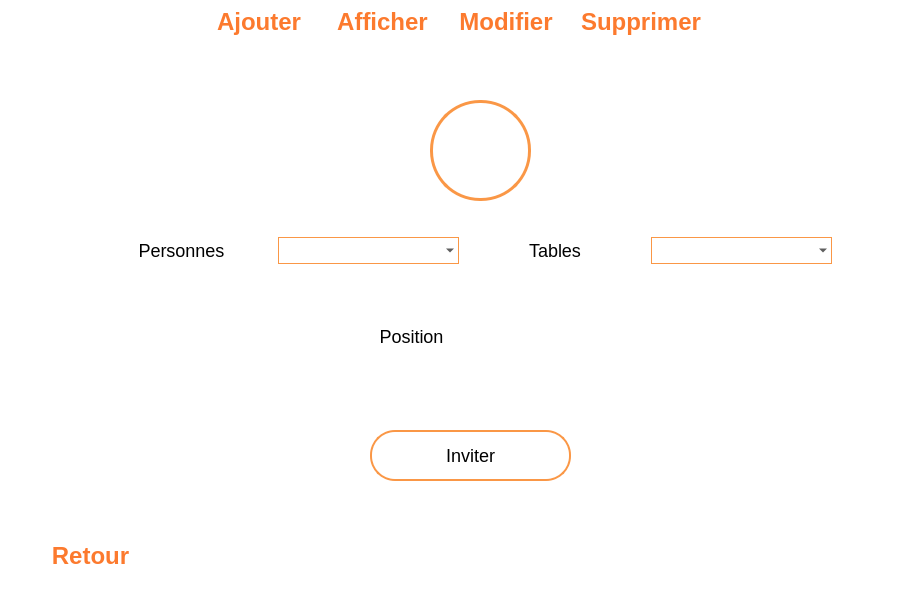
<?xml version="1.0" encoding="UTF-8"?>
<ui version="4.0">
 <class>Invitation</class>
 <widget class="QWidget" name="Invitation">
  <property name="geometry">
   <rect>
    <x>0</x>
    <y>0</y>
    <width>915</width>
    <height>595</height>
   </rect>
  </property>
  <property name="windowTitle">
   <string>Form</string>
  </property>
  <property name="styleSheet">
   <string notr="true">background-color:white;</string>
  </property>
  <widget class="QPushButton" name="pushButton_Home2">
   <property name="geometry">
    <rect>
     <x>30</x>
     <y>540</y>
     <width>121</width>
     <height>31</height>
    </rect>
   </property>
   <property name="font">
    <font>
     <family>Arial</family>
     <pointsize>-1</pointsize>
     <weight>75</weight>
     <bold>true</bold>
    </font>
   </property>
   <property name="cursor">
    <cursorShape>PointingHandCursor</cursorShape>
   </property>
   <property name="styleSheet">
    <string notr="true">font-size:24px;
font-family:Arial;
border:none;

color:#fc7a2e;
margin:0 10px;
background-color:transparent;</string>
   </property>
   <property name="text">
    <string>Retour</string>
   </property>
  </widget>
  <widget class="QStackedWidget" name="stackedWidget">
   <property name="geometry">
    <rect>
     <x>0</x>
     <y>40</y>
     <width>915</width>
     <height>501</height>
    </rect>
   </property>
   <property name="styleSheet">
    <string notr="true"/>
   </property>
   <property name="currentIndex">
    <number>0</number>
   </property>
   <widget class="QWidget" name="page_Ajouter">
    <widget class="QLabel" name="bck_p1_invitation">
     <property name="geometry">
      <rect>
       <x>0</x>
       <y>10</y>
       <width>911</width>
       <height>491</height>
      </rect>
     </property>
     <property name="styleSheet">
      <string notr="true">image: url(:/img/img/business-people-working-illustration_23-2148474053.jpg);</string>
     </property>
     <property name="text">
      <string/>
     </property>
    </widget>
    <widget class="QFrame" name="frame">
     <property name="geometry">
      <rect>
       <x>70</x>
       <y>60</y>
       <width>781</width>
       <height>391</height>
      </rect>
     </property>
     <property name="styleSheet">
      <string notr="true">background-color:rgba(43,70,139,0.1);
border-radius:60px;
background-color:transparent;</string>
     </property>
     <property name="frameShape">
      <enum>QFrame::StyledPanel</enum>
     </property>
     <property name="frameShadow">
      <enum>QFrame::Raised</enum>
     </property>
     <widget class="QLabel" name="label_5">
      <property name="geometry">
       <rect>
        <x>360</x>
        <y>0</y>
        <width>101</width>
        <height>101</height>
       </rect>
      </property>
      <property name="cursor">
       <cursorShape>ArrowCursor</cursorShape>
      </property>
      <property name="layoutDirection">
       <enum>Qt::LeftToRight</enum>
      </property>
      <property name="styleSheet">
       <string notr="true">image: url(:/img/img/plus-circle-solid (1).svg);
border: 3px solid #fa9746;
border-radius:50%;
padding:10px;
</string>
      </property>
      <property name="text">
       <string/>
      </property>
     </widget>
     <widget class="QPushButton" name="pushButton">
      <property name="geometry">
       <rect>
        <x>300</x>
        <y>330</y>
        <width>201</width>
        <height>51</height>
       </rect>
      </property>
      <property name="cursor">
       <cursorShape>PointingHandCursor</cursorShape>
      </property>
      <property name="layoutDirection">
       <enum>Qt::LeftToRight</enum>
      </property>
      <property name="styleSheet">
       <string notr="true">font-size:18px;
font-family:Arial;
border:2px solid #fa9746;
border-radius:25px;
background-color:transparent;
</string>
      </property>
      <property name="text">
       <string>Inviter</string>
      </property>
      <property name="autoRepeat">
       <bool>false</bool>
      </property>
     </widget>
     <widget class="QWidget" name="layoutWidget">
      <property name="geometry">
       <rect>
        <x>21</x>
        <y>136</y>
        <width>741</width>
        <height>29</height>
       </rect>
      </property>
      <layout class="QHBoxLayout" name="horizontalLayout_2">
       <item>
        <widget class="QLabel" name="label">
         <property name="styleSheet">
          <string notr="true">font-size:18px;
font-family:Arial;
border:none;

color: black;
margin:0 10px;
background-color:transparent;</string>
         </property>
         <property name="text">
          <string>Personnes</string>
         </property>
         <property name="alignment">
          <set>Qt::AlignCenter</set>
         </property>
        </widget>
       </item>
       <item>
        <widget class="QComboBox" name="comboBox_personnes_ajouter">
         <property name="styleSheet">
          <string notr="true">font-size:18px;
font-family:Arial;
border:1px solid  #fa9746;
border- radius:3px;
padding: 1px 18px 1px 3px;</string>
         </property>
        </widget>
       </item>
       <item>
        <widget class="QLabel" name="label_2">
         <property name="styleSheet">
          <string notr="true">font-size:18px;
font-family:Arial;
border:none;

color: black;
margin:0 10px;
background-color:transparent;</string>
         </property>
         <property name="text">
          <string>Tables</string>
         </property>
         <property name="alignment">
          <set>Qt::AlignCenter</set>
         </property>
        </widget>
       </item>
       <item>
        <widget class="QComboBox" name="comboBox_tables_ajouter">
         <property name="styleSheet">
          <string notr="true">font-size:18px;
font-family:Arial;
border:1px solid  #fa9746;
border- radius:3px;
padding: 1px 18px 1px 3px;</string>
         </property>
        </widget>
       </item>
      </layout>
     </widget>
     <widget class="QWidget" name="layoutWidget">
      <property name="geometry">
       <rect>
        <x>290</x>
        <y>200</y>
        <width>211</width>
        <height>72</height>
       </rect>
      </property>
      <layout class="QGridLayout" name="gridLayout">
       <item row="0" column="1">
        <widget class="QRadioButton" name="radioButton">
         <property name="styleSheet">
          <string notr="true">background-color:transparent;
color:white;</string>
         </property>
         <property name="text">
          <string>1</string>
         </property>
        </widget>
       </item>
       <item row="1" column="0" rowspan="2">
        <widget class="QLabel" name="label_3">
         <property name="styleSheet">
          <string notr="true">font-size:18px;
font-family:Arial;
border:none;

color: black;
margin:0 10px;
background-color:transparent;</string>
         </property>
         <property name="text">
          <string>Position</string>
         </property>
         <property name="alignment">
          <set>Qt::AlignCenter</set>
         </property>
        </widget>
       </item>
       <item row="1" column="1">
        <widget class="QRadioButton" name="radioButton_2">
         <property name="styleSheet">
          <string notr="true">background-color:transparent;
color:white;</string>
         </property>
         <property name="text">
          <string>2</string>
         </property>
        </widget>
       </item>
       <item row="2" column="1">
        <widget class="QRadioButton" name="radioButton_3">
         <property name="styleSheet">
          <string notr="true">background-color:transparent;
color:white;</string>
         </property>
         <property name="text">
          <string>3</string>
         </property>
        </widget>
       </item>
       <item row="3" column="1">
        <widget class="QRadioButton" name="radioButton_4">
         <property name="styleSheet">
          <string notr="true">background-color:transparent;
color:white;</string>
         </property>
         <property name="text">
          <string>4</string>
         </property>
        </widget>
       </item>
      </layout>
     </widget>
    </widget>
   </widget>
   <widget class="QWidget" name="page_Afficher">
    <widget class="QLabel" name="bck_p2_invitation">
     <property name="geometry">
      <rect>
       <x>0</x>
       <y>10</y>
       <width>911</width>
       <height>491</height>
      </rect>
     </property>
     <property name="styleSheet">
      <string notr="true">font-size:25px</string>
     </property>
     <property name="text">
      <string/>
     </property>
    </widget>
    <widget class="QListView" name="listView">
     <property name="geometry">
      <rect>
       <x>290</x>
       <y>30</y>
       <width>401</width>
       <height>431</height>
      </rect>
     </property>
     <property name="styleSheet">
      <string notr="true">background-color:transparent;</string>
     </property>
    </widget>
   </widget>
   <widget class="QWidget" name="page_Modifier">
    <widget class="QLabel" name="bck_p3_invitation">
     <property name="geometry">
      <rect>
       <x>0</x>
       <y>0</y>
       <width>921</width>
       <height>491</height>
      </rect>
     </property>
     <property name="styleSheet">
      <string notr="true">image: url(:/img/img/young-people-illustrationjpg.jpg);
</string>
     </property>
     <property name="text">
      <string/>
     </property>
    </widget>
    <widget class="QFrame" name="frame_3">
     <property name="geometry">
      <rect>
       <x>90</x>
       <y>20</y>
       <width>781</width>
       <height>391</height>
      </rect>
     </property>
     <property name="styleSheet">
      <string notr="true">background-color:rgba(43,70,139,0.1);
border-radius:60px;
background-color:transparent;
</string>
     </property>
     <property name="frameShape">
      <enum>QFrame::StyledPanel</enum>
     </property>
     <property name="frameShadow">
      <enum>QFrame::Raised</enum>
     </property>
     <widget class="QLabel" name="label_16">
      <property name="geometry">
       <rect>
        <x>360</x>
        <y>10</y>
        <width>101</width>
        <height>101</height>
       </rect>
      </property>
      <property name="styleSheet">
       <string notr="true">
image: url(:/img/img/edit-solid (1).svg);
border: 3px solid #fa9746;
border-radius:50%;
padding:10px;
background-color:transparent;
</string>
      </property>
      <property name="text">
       <string/>
      </property>
     </widget>
     <widget class="QPushButton" name="pushButton_3">
      <property name="geometry">
       <rect>
        <x>320</x>
        <y>300</y>
        <width>201</width>
        <height>51</height>
       </rect>
      </property>
      <property name="styleSheet">
       <string notr="true">font-size:18px;
font-family:Arial;
border:2px solid #fa9746;
border-radius:25px;
background-color:transparent;
</string>
      </property>
      <property name="text">
       <string>Enregistrer</string>
      </property>
     </widget>
     <widget class="QWidget" name="layoutWidget_2">
      <property name="geometry">
       <rect>
        <x>20</x>
        <y>140</y>
        <width>741</width>
        <height>29</height>
       </rect>
      </property>
      <layout class="QHBoxLayout" name="horizontalLayout_3">
       <item>
        <widget class="QLabel" name="label_4">
         <property name="styleSheet">
          <string notr="true">font-size:18px;
font-family:Arial;
border:none;

color: grey;
margin:0 10px;
background-color:transparent;</string>
         </property>
         <property name="text">
          <string>Personnes</string>
         </property>
         <property name="alignment">
          <set>Qt::AlignCenter</set>
         </property>
        </widget>
       </item>
       <item>
        <widget class="QComboBox" name="comboBox_3">
         <property name="styleSheet">
          <string notr="true">font-size:18px;
font-family:Arial;
border:1px solid  #fa9746;
border- radius:3px;
padding: 1px 18px 1px 3px;</string>
         </property>
        </widget>
       </item>
       <item>
        <widget class="QLabel" name="label_6">
         <property name="styleSheet">
          <string notr="true">font-size:18px;
font-family:Arial;
border:none;

color: grey;
margin:0 10px;
background-color:transparent;</string>
         </property>
         <property name="text">
          <string>Tables</string>
         </property>
         <property name="alignment">
          <set>Qt::AlignCenter</set>
         </property>
        </widget>
       </item>
       <item>
        <widget class="QComboBox" name="comboBox_4">
         <property name="styleSheet">
          <string notr="true">font-size:18px;
font-family:Arial;
border:1px solid  #fa9746;
border- radius:3px;
padding: 1px 18px 1px 3px;</string>
         </property>
        </widget>
       </item>
      </layout>
     </widget>
    </widget>
    <widget class="QRadioButton" name="radioButton_7">
     <property name="geometry">
      <rect>
       <x>489</x>
       <y>267</y>
       <width>29</width>
       <height>17</height>
      </rect>
     </property>
     <property name="styleSheet">
      <string notr="true">background-color:transparent;
font-size:18px;</string>
     </property>
     <property name="text">
      <string>3</string>
     </property>
    </widget>
    <widget class="QRadioButton" name="radioButton_6">
     <property name="geometry">
      <rect>
       <x>489</x>
       <y>244</y>
       <width>29</width>
       <height>17</height>
      </rect>
     </property>
     <property name="styleSheet">
      <string notr="true">background-color:transparent;
font-size:18px;</string>
     </property>
     <property name="text">
      <string>2</string>
     </property>
    </widget>
    <widget class="QRadioButton" name="radioButton_5">
     <property name="geometry">
      <rect>
       <x>489</x>
       <y>221</y>
       <width>29</width>
       <height>17</height>
      </rect>
     </property>
     <property name="styleSheet">
      <string notr="true">background-color:transparent;
font-size:18px;</string>
     </property>
     <property name="text">
      <string>1</string>
     </property>
    </widget>
    <widget class="QLabel" name="label_7">
     <property name="geometry">
      <rect>
       <x>380</x>
       <y>260</y>
       <width>84</width>
       <height>21</height>
      </rect>
     </property>
     <property name="styleSheet">
      <string notr="true">font-size:18px;
font-family:Arial;
border:none;

color: grey;
margin:0 10px;
background-color:transparent;</string>
     </property>
     <property name="text">
      <string>Position</string>
     </property>
     <property name="alignment">
      <set>Qt::AlignCenter</set>
     </property>
    </widget>
    <widget class="QRadioButton" name="radioButton_8">
     <property name="geometry">
      <rect>
       <x>489</x>
       <y>290</y>
       <width>29</width>
       <height>17</height>
      </rect>
     </property>
     <property name="styleSheet">
      <string notr="true">background-color:transparent;
font-size:18px;</string>
     </property>
     <property name="text">
      <string>4</string>
     </property>
    </widget>
   </widget>
   <widget class="QWidget" name="page_supprimer">
    <widget class="QLabel" name="bck_p4_invitation">
     <property name="geometry">
      <rect>
       <x>0</x>
       <y>10</y>
       <width>911</width>
       <height>491</height>
      </rect>
     </property>
     <property name="styleSheet">
      <string notr="true">image: url(:/img/img/dilemmejpg.jpg);</string>
     </property>
     <property name="text">
      <string/>
     </property>
    </widget>
    <widget class="QFrame" name="frame_4">
     <property name="geometry">
      <rect>
       <x>200</x>
       <y>70</y>
       <width>461</width>
       <height>301</height>
      </rect>
     </property>
     <property name="styleSheet">
      <string notr="true">background-color:rgba(43,70,139,0.1);
border-radius:60px;
background-color:transparent;</string>
     </property>
     <property name="frameShape">
      <enum>QFrame::StyledPanel</enum>
     </property>
     <property name="frameShadow">
      <enum>QFrame::Raised</enum>
     </property>
     <widget class="QPushButton" name="pushButton_4">
      <property name="geometry">
       <rect>
        <x>140</x>
        <y>220</y>
        <width>201</width>
        <height>51</height>
       </rect>
      </property>
      <property name="styleSheet">
       <string notr="true">font-size:18px;
font-family:Arial;
border:2px solid #c25711;
border-radius:25px;
color:grey;
background-color:transparent;</string>
      </property>
      <property name="text">
       <string>Supprimer</string>
      </property>
     </widget>
     <widget class="QLabel" name="label_17">
      <property name="geometry">
       <rect>
        <x>190</x>
        <y>20</y>
        <width>101</width>
        <height>101</height>
       </rect>
      </property>
      <property name="styleSheet">
       <string notr="true">
image: url(:/img/img/trash-solid.svg);
border: 3px solid #c25711;
border-radius:50%;
padding:10px;
</string>
      </property>
      <property name="text">
       <string/>
      </property>
     </widget>
     <widget class="QWidget" name="layoutWidget">
      <property name="geometry">
       <rect>
        <x>30</x>
        <y>150</y>
        <width>401</width>
        <height>29</height>
       </rect>
      </property>
      <layout class="QHBoxLayout" name="horizontalLayout_4">
       <item>
        <widget class="QLabel" name="label_8">
         <property name="styleSheet">
          <string notr="true">font-size:18px;
font-family:Arial;
border:none;

color: grey;
margin:0 10px;
background-color:transparent;</string>
         </property>
         <property name="text">
          <string>Personne</string>
         </property>
         <property name="alignment">
          <set>Qt::AlignCenter</set>
         </property>
        </widget>
       </item>
       <item>
        <widget class="QComboBox" name="comboBox_5">
         <property name="styleSheet">
          <string notr="true">font-size:18px;
font-family:Arial;
border:1px solid  #fa9746;
border- radius:3px;
padding: 1px 18px 1px 3px;</string>
         </property>
        </widget>
       </item>
      </layout>
     </widget>
    </widget>
   </widget>
  </widget>
  <widget class="QWidget" name="layoutWidget">
   <property name="geometry">
    <rect>
     <x>200</x>
     <y>7</y>
     <width>511</width>
     <height>31</height>
    </rect>
   </property>
   <layout class="QHBoxLayout" name="horizontalLayout">
    <item>
     <widget class="QPushButton" name="pushButton_Ajouter_Invitation">
      <property name="font">
       <font>
        <family>Arial</family>
        <pointsize>-1</pointsize>
        <weight>75</weight>
        <bold>true</bold>
       </font>
      </property>
      <property name="cursor">
       <cursorShape>PointingHandCursor</cursorShape>
      </property>
      <property name="styleSheet">
       <string notr="true">font-size:24px;
font-family:Arial;
border:none;

color:#fc7a2e;
margin:0 10px;
background-color:transparent;</string>
      </property>
      <property name="text">
       <string>Ajouter</string>
      </property>
     </widget>
    </item>
    <item>
     <widget class="QPushButton" name="pushButton_Afficher_Invitation">
      <property name="font">
       <font>
        <family>Arial</family>
        <pointsize>-1</pointsize>
        <weight>75</weight>
        <bold>true</bold>
       </font>
      </property>
      <property name="cursor">
       <cursorShape>PointingHandCursor</cursorShape>
      </property>
      <property name="styleSheet">
       <string notr="true">font-size:24px;
font-family:Arial;
border:none;

color:#fc7a2e;
margin:0 10px;
background-color:transparent;</string>
      </property>
      <property name="text">
       <string>Afficher</string>
      </property>
     </widget>
    </item>
    <item>
     <widget class="QPushButton" name="pushButton_Modifier_Invitation">
      <property name="font">
       <font>
        <family>Arial</family>
        <pointsize>-1</pointsize>
        <weight>75</weight>
        <bold>true</bold>
       </font>
      </property>
      <property name="cursor">
       <cursorShape>PointingHandCursor</cursorShape>
      </property>
      <property name="styleSheet">
       <string notr="true">font-size:24px;
font-family:Arial;
border:none;

color:#fc7a2e;
margin:0 10px;
background-color:transparent;</string>
      </property>
      <property name="text">
       <string>Modifier</string>
      </property>
     </widget>
    </item>
    <item>
     <widget class="QPushButton" name="pushButton_Supprimer_Invitation">
      <property name="font">
       <font>
        <family>Arial</family>
        <pointsize>-1</pointsize>
        <weight>75</weight>
        <bold>true</bold>
       </font>
      </property>
      <property name="cursor">
       <cursorShape>PointingHandCursor</cursorShape>
      </property>
      <property name="styleSheet">
       <string notr="true">font-size:24px;
font-family:Arial;
border:none;

color:#fc7a2e;
margin:0 10px;
background-color:transparent;</string>
      </property>
      <property name="text">
       <string>Supprimer</string>
      </property>
     </widget>
    </item>
   </layout>
  </widget>
 </widget>
 <resources/>
 <connections/>
</ui>
